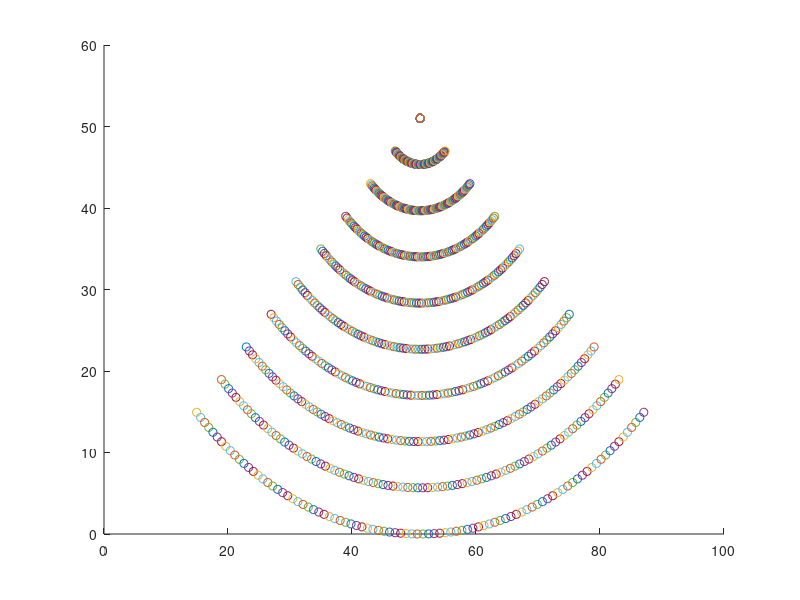

Write the MATLAB code that produced this figure.
clear; 

angle = linspace(-135, -45, 90);
r = linspace(0, 1, 10);

figure(1); clf
hold on
for i=1:length(angle)
   
    for n=1:length(r)
        x = (255/5).*(r(n).*cosd(angle(i)) + 1);
        y = (255/5).*(r(n).*sind(angle(i)) + 1);
        scatter(x,y)
        
    end
end


% figure(1); clf
% plot(x,y)